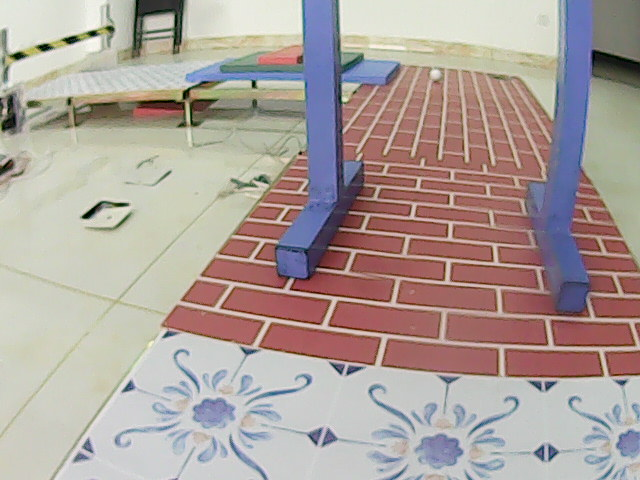
#> input picture images/task4/1.jpg, 640 x 480 px, found by its file name; its folder holds only this picture in this run
$ python detect_door_task4.py
#> lines starting #> are read from the running program, lines starting #| are printed output that depends on the picture; after the words box and inside, x2 and y2 are one past the last pixel; in counts of white or black regions, pixels touching at a corner belong together
#> further down, readimg is the input picture: shape (480, 640, 3); mean B, G, R 154.7, 160, 172.6
'''
日期:20240606
修改人员:流明Lumen
内容:标准赛踢小球
功能说明:识别门内框左下和右下角坐标
'''


import cv2
import numpy as np
import math

purple_Lower = (87,25,30)
purple_Upper = (147,255,255)

# 问题依然在如何提取坐标，有了轮廓，不知道怎么找到坐标
def detect_door(readimg):

    ans = list()

    copy_img = readimg.copy()

    hsvimg = cv2.cvtColor(readimg, cv2.COLOR_BGR2HSV)
#> hsvimg: shape (480, 640, 3); mean H, S, V 50.5, 52, 180.2

    blurimg = cv2.GaussianBlur(hsvimg, (3,3), 0)
#> blurimg: shape (480, 640, 3); mean H, S, V 50.5, 52, 180.3

    binaryimg = cv2.inRange(blurimg, purple_Lower, purple_Upper)
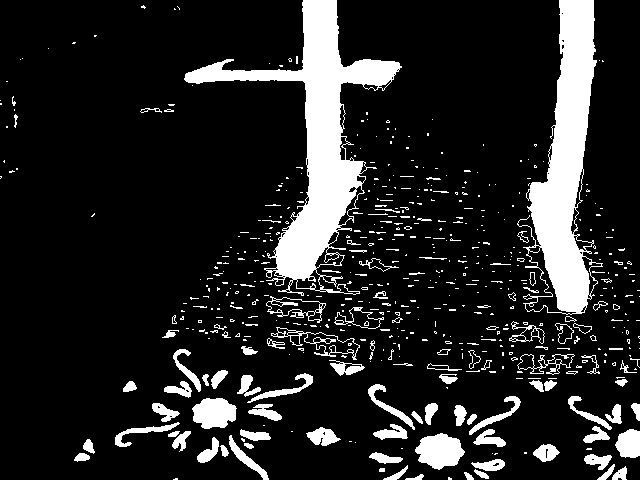
#> binaryimg: shape (480, 640); 14.5% white; 548 white regions (433 under 20 px), largest, box (x1, y1, x2, y2) and area: (184, 0, 402, 296) 14783, (517, 0, 603, 315) 11792, (415, 433, 465, 470) 1254

    # 两次去除，一次去除背景的横线，一次去除底边的地板花纹
    kernel1 = cv2.getStructuringElement(cv2.MORPH_RECT,(1,11))

    removelineimg = cv2.morphologyEx(binaryimg, cv2.MORPH_OPEN, kernel1)
#> removelineimg: shape (480, 640); 9.7% white; 58 white regions (10 under 20 px), largest, box (x1, y1, x2, y2) and area: (277, 0, 396, 281) 12243, (530, 0, 594, 314) 11050, (420, 433, 461, 470) 1182

    kernel2 = cv2.getStructuringElement(cv2.MORPH_RECT, (3,3), (-1,-1))

    removelineimg = cv2.morphologyEx(removelineimg, cv2.MORPH_CLOSE, kernel2, (-1,-1))
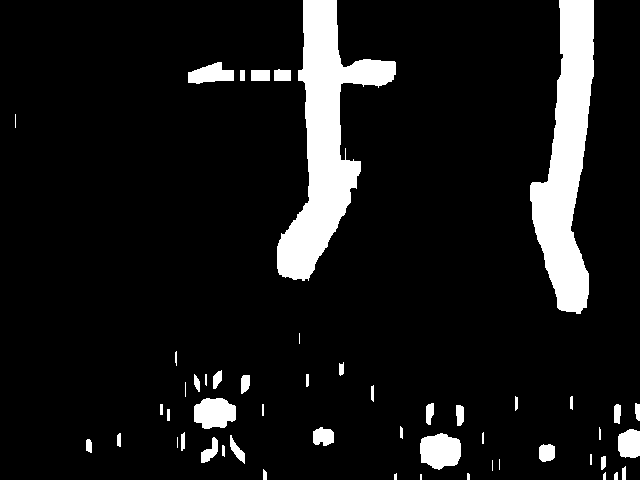
#> removelineimg: shape (480, 640); 9.8% white; 52 white regions (8 under 20 px), largest, box (x1, y1, x2, y2) and area: (277, 0, 396, 281) 12270, (530, 0, 594, 314) 11078, (420, 433, 461, 470) 1182
    removelineimg = cv2.morphologyEx(removelineimg, cv2.MORPH_OPEN, kernel2, (-1,-1))
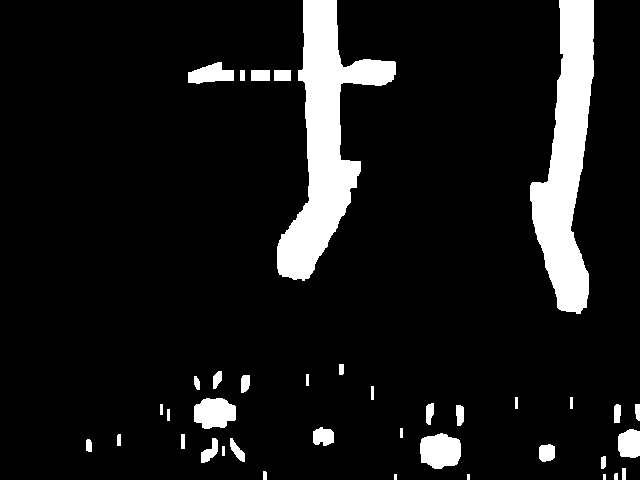
#> removelineimg: shape (480, 640); 9.7% white; 39 white regions (3 under 20 px), largest, box (x1, y1, x2, y2) and area: (277, 0, 396, 281) 12247, (530, 0, 594, 314) 11078, (420, 433, 461, 469) 1180

    edge = cv2.Canny(removelineimg, 40, 80)
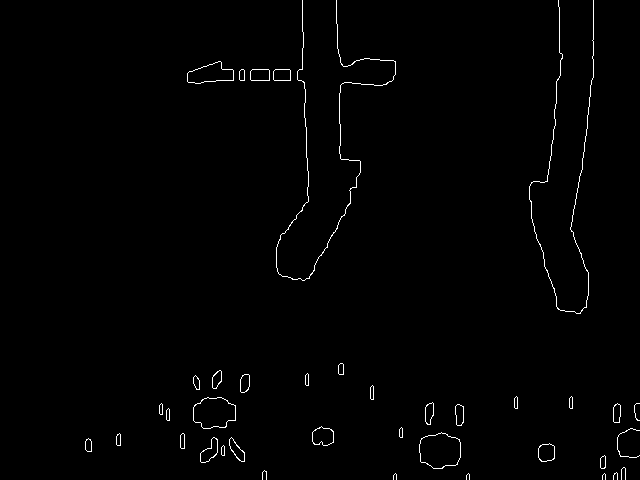
#> edge: shape (480, 640); 0.98% white in thin lines or dots, all inside (x1, y1, x2, y2) = (85, 0, 640, 480)

    contours, hierarchy = cv2.findContours(edge, cv2.RETR_EXTERNAL, cv2.CHAIN_APPROX_SIMPLE)
#> contours = 39 contours, 9 with area under 20; largest, box (x1, y1, x2, y2) and area: (419, 432, 461, 469) 1179, (193, 397, 236, 429) 1027, (187, 61, 234, 84) 649, (312, 426, 334, 446) 317, (538, 443, 555, 462) 248

    x,y,w,h = 0,0,0,0
    for i in range(len(contours)):
        x,y,w,h = cv2.boundingRect(contours[i])
        if w*h < 5000:
            removelineimg[y: y+h, x: x+w] = 0
            cv2.drawContours(edge, [contours[i]], -1, (0,0,0), thickness=1)
#> this loop made 39 passes
#> (x, y, w, h) on passes 1 to 12: (602, 473, 4, 7), (466, 473, 4, 7), (393, 473, 4, 7), (613, 472, 5, 8), (262, 470, 5, 10), (621, 467, 5, 13), (600, 455, 6, 14), (221, 445, 4, 11), (538, 443, 17, 19), (85, 438, 7, 14), (229, 437, 16, 25), (200, 437, 18, 26)
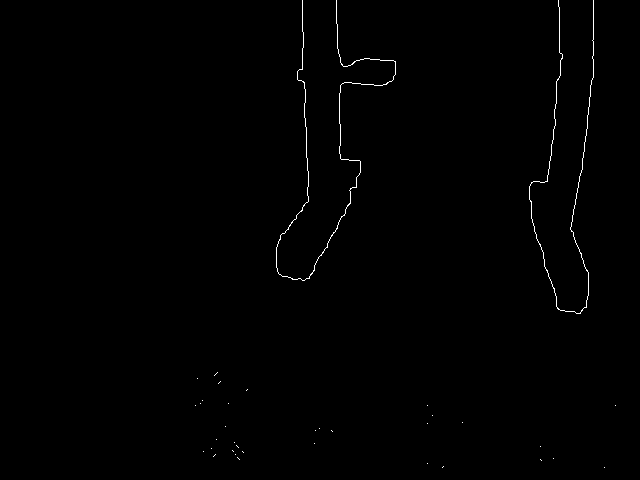
#> edge: shape (480, 640); 0.48% white in thin lines or dots, all inside (x1, y1, x2, y2) = (195, 0, 616, 468)
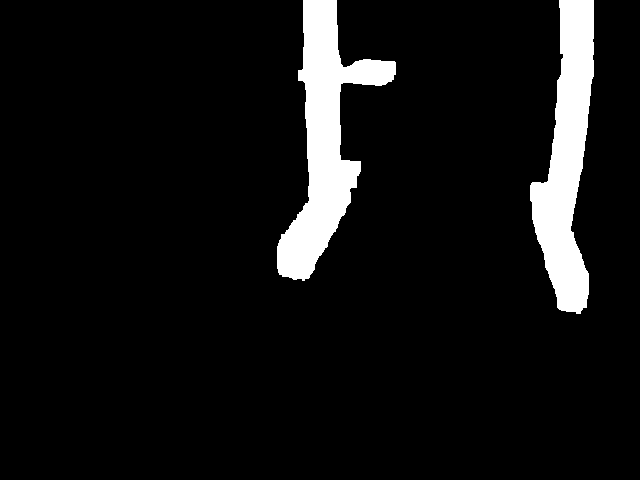
#> removelineimg: shape (480, 640); 7.6% white; 2 white regions

    contours, hierarchy = cv2.findContours(edge, cv2.RETR_EXTERNAL, cv2.CHAIN_APPROX_SIMPLE)
#> contours = 36 contours, 35 with area under 20; largest, box (x1, y1, x2, y2) and area: (276, 0, 396, 281) 28

    # 分别代表左边的点的坐标和右边的点的坐标
    x_l, y_l, x_r, y_r = 0, 0, 0, 0

    # flag用于标记是第一个轮廓还是第二个轮廓
    flag = 1

    for i in range(len(contours)):
        if len(contours[i]) > 5:
            for j in range(len(contours[i])):
                max = np.max(contours[i][j], axis=0)
                if flag == 1:
                    if max[1] >= y_r:
                        y_r = max[1]
                        x_r = max[0]
                if flag == 2:
                    if max[1] >= y_l:
                        y_l = max[1]
                        x_l = max[0]
            flag += 1
            print(max)
#> this loop made 36 passes
#> flag on passes 35 to 36: 2, 3
#| [558   6]
#| [302  31]
#> after the loop, flag = 3; x_l = 302; x_r = 576; y_l = 280; y_r = 313

    ans = (x_l, y_l, x_r, y_r)
#> ans = (302, 280, 576, 313)

    print(ans)
#| (302, 280, 576, 313)

    cv2.line(copy_img, (x_l, y_l), (x_r, y_r), (0,0,255), thickness=2)
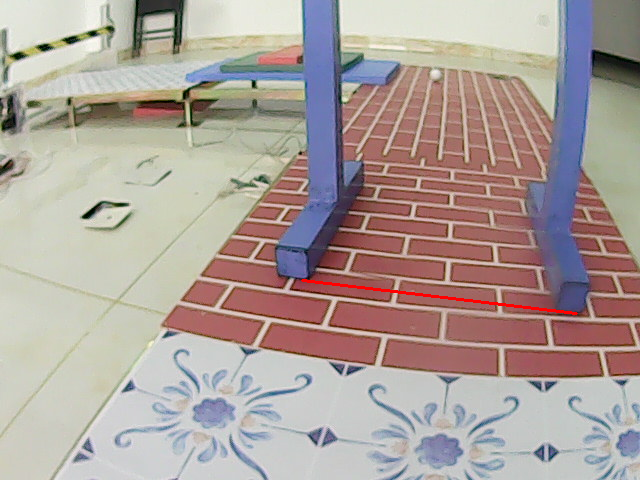
#> copy_img: shape (480, 640, 3); 0.27% of pixels changed, all inside (x1, y1, x2, y2) = (301, 279, 578, 315)

    # [5 lines of commented-out code are left out]

    return ans


if __name__ == '__main__':

    file = open("images/task4/detect_door.txt",'w')

    print("x_l y_l x_r y_r", file=file)

    for i in range(1,6):

        ans = []

        readimg = cv2.imread("images/task4/%d.jpg"%i)

        ans = detect_door(readimg)
#> ans = (302, 280, 576, 313)
#> (the run stopped early here; a loop or call above may not have finished)
